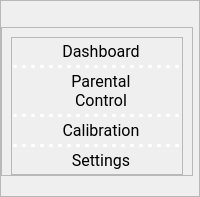
     <widget class="QFrame" name="SideMenuBar">
      <property name="styleSheet">
       <string notr="true"/>
      </property>
      <property name="frameShape">
       <enum>QFrame::StyledPanel</enum>
      </property>
      <property name="frameShadow">
       <enum>QFrame::Raised</enum>
      </property>
      <layout class="QVBoxLayout" name="verticalLayout_9">
       <property name="leftMargin">
        <number>0</number>
       </property>
       <property name="topMargin">
        <number>6</number>
       </property>
       <property name="rightMargin">
        <number>6</number>
       </property>
       <property name="bottomMargin">
        <number>20</number>
       </property>
       <item alignment="Qt::AlignLeft">
        <widget class="QLabel" name="logo_with_title_lbl">
         <property name="sizePolicy">
          <sizepolicy hsizetype="Preferred" vsizetype="Fixed">
           <horstretch>0</horstretch>
           <verstretch>0</verstretch>
          </sizepolicy>
         </property>
         <property name="text">
          <string/>
         </property>
         <property name="pixmap">
          <pixmap resource="resource.qrc">:/icon/new-title-resize.png</pixmap>
         </property>
        </widget>
       </item>
       <item>
        <widget class="QFrame" name="frame">
         <property name="styleSheet">
          <string notr="true">QPushButton {
	background-color: transparent;
}

QPushButton:hover {
background-color: transparent;
}

QPushButton:pressed{
background-color: transparent;}</string>
         </property>
         <property name="frameShape">
          <enum>QFrame::StyledPanel</enum>
         </property>
         <property name="frameShadow">
          <enum>QFrame::Raised</enum>
         </property>
         <layout class="QVBoxLayout" name="verticalLayout_11">
          <property name="bottomMargin">
           <number>0</number>
          </property>
          <item>
           <widget class="QFrame" name="frame1">
            <property name="styleSheet">
             <string notr="true">QFrame {background: rgba(46, 2, 102, 0.5);
border-radius: 25px;
};

</string>
            </property>
            <property name="frameShape">
             <enum>QFrame::StyledPanel</enum>
            </property>
            <property name="frameShadow">
             <enum>QFrame::Raised</enum>
            </property>
            <layout class="QVBoxLayout" name="verticalLayout_8">
             <property name="spacing">
              <number>0</number>
             </property>
             <property name="leftMargin">
              <number>0</number>
             </property>
             <property name="topMargin">
              <number>0</number>
             </property>
             <property name="rightMargin">
              <number>0</number>
             </property>
             <property name="bottomMargin">
              <number>0</number>
             </property>
             <item>
              <widget class="QWidget" name="a_2" native="true">
               <property name="sizePolicy">
                <sizepolicy hsizetype="MinimumExpanding" vsizetype="MinimumExpanding">
                 <horstretch>0</horstretch>
                 <verstretch>0</verstretch>
                </sizepolicy>
               </property>
               <property name="styleSheet">
                <string notr="true"/>
               </property>
               <layout class="QHBoxLayout" name="horizontalLayout_28">
                <property name="spacing">
                 <number>0</number>
                </property>
                <property name="leftMargin">
                 <number>0</number>
                </property>
                <property name="topMargin">
                 <number>0</number>
                </property>
                <property name="rightMargin">
                 <number>0</number>
                </property>
                <property name="bottomMargin">
                 <number>0</number>
                </property>
                <item>
                 <widget class="QPushButton" name="dashboard_btn_2">
                  <property name="font">
                   <font>
                    <family>Roboto</family>
                    <pointsize>12</pointsize>
                   </font>
                  </property>
                  <property name="text">
                   <string>  Dashboard</string>
                  </property>
                  <property name="icon">
                   <iconset resource="resource.qrc">
                    <normaloff>:/icon/icons8-dashboard-layout-48.png</normaloff>:/icon/icons8-dashboard-layout-48.png</iconset>
                  </property>
                  <property name="iconSize">
                   <size>
                    <width>30</width>
                    <height>30</height>
                   </size>
                  </property>
                  <property name="flat">
                   <bool>true</bool>
                  </property>
                 </widget>
                </item>
               </layout>
              </widget>
             </item>
             <item>
              <widget class="Line" name="line_4">
               <property name="styleSheet">
                <string notr="true">border: 3px dotted white;</string>
               </property>
               <property name="orientation">
                <enum>Qt::Horizontal</enum>
               </property>
              </widget>
             </item>
             <item>
              <widget class="QWidget" name="d_2" native="true">
               <property name="sizePolicy">
                <sizepolicy hsizetype="MinimumExpanding" vsizetype="MinimumExpanding">
                 <horstretch>0</horstretch>
                 <verstretch>0</verstretch>
                </sizepolicy>
               </property>
               <layout class="QHBoxLayout" name="horizontalLayout_31">
                <property name="spacing">
                 <number>0</number>
                </property>
                <property name="leftMargin">
                 <number>0</number>
                </property>
                <property name="topMargin">
                 <number>0</number>
                </property>
                <property name="rightMargin">
                 <number>0</number>
                </property>
                <property name="bottomMargin">
                 <number>0</number>
                </property>
                <item>
                 <widget class="QPushButton" name="parental_btn_2">
                  <property name="font">
                   <font>
                    <family>Roboto</family>
                    <pointsize>12</pointsize>
                   </font>
                  </property>
                  <property name="text">
                   <string>  Parental
  Control</string>
                  </property>
                  <property name="icon">
                   <iconset resource="resource.qrc">
                    <normaloff>:/icon/icons8-switches-48.png</normaloff>:/icon/icons8-switches-48.png</iconset>
                  </property>
                  <property name="iconSize">
                   <size>
                    <width>25</width>
                    <height>25</height>
                   </size>
                  </property>
                  <property name="flat">
                   <bool>true</bool>
                  </property>
                 </widget>
                </item>
               </layout>
              </widget>
             </item>
             <item>
              <widget class="Line" name="line_6">
               <property name="styleSheet">
                <string notr="true">border: 3px dotted white;</string>
               </property>
               <property name="orientation">
                <enum>Qt::Horizontal</enum>
               </property>
              </widget>
             </item>
             <item>
              <widget class="QWidget" name="b_2" native="true">
               <property name="sizePolicy">
                <sizepolicy hsizetype="MinimumExpanding" vsizetype="MinimumExpanding">
                 <horstretch>0</horstretch>
                 <verstretch>0</verstretch>
                </sizepolicy>
               </property>
               <layout class="QHBoxLayout" name="horizontalLayout_32">
                <property name="spacing">
                 <number>0</number>
                </property>
                <property name="leftMargin">
                 <number>0</number>
                </property>
                <property name="topMargin">
                 <number>0</number>
                </property>
                <property name="rightMargin">
                 <number>0</number>
                </property>
                <property name="bottomMargin">
                 <number>0</number>
                </property>
                <item>
                 <widget class="QPushButton" name="calibrate_btn_2">
                  <property name="font">
                   <font>
                    <family>Roboto</family>
                    <pointsize>12</pointsize>
                   </font>
                  </property>
                  <property name="text">
                   <string>  Calibration</string>
                  </property>
                  <property name="icon">
                   <iconset resource="resource.qrc">
                    <normaloff>:/icon/icons8-tasks-48.png</normaloff>:/icon/icons8-tasks-48.png</iconset>
                  </property>
                  <property name="iconSize">
                   <size>
                    <width>25</width>
                    <height>25</height>
                   </size>
                  </property>
                  <property name="flat">
                   <bool>true</bool>
                  </property>
                 </widget>
                </item>
               </layout>
              </widget>
             </item>
             <item>
              <widget class="Line" name="line_7">
               <property name="styleSheet">
                <string notr="true">border: 3px dotted white;</string>
               </property>
               <property name="orientation">
                <enum>Qt::Horizontal</enum>
               </property>
              </widget>
             </item>
             <item>
              <widget class="QWidget" name="c_2" native="true">
               <property name="sizePolicy">
                <sizepolicy hsizetype="MinimumExpanding" vsizetype="MinimumExpanding">
                 <horstretch>0</horstretch>
                 <verstretch>0</verstretch>
                </sizepolicy>
               </property>
               <layout class="QHBoxLayout" name="horizontalLayout_33">
                <property name="spacing">
                 <number>0</number>
                </property>
                <property name="leftMargin">
                 <number>0</number>
                </property>
                <property name="topMargin">
                 <number>0</number>
                </property>
                <property name="rightMargin">
                 <number>0</number>
                </property>
                <property name="bottomMargin">
                 <number>0</number>
                </property>
                <item>
                 <widget class="QPushButton" name="settings_btn_2">
                  <property name="font">
                   <font>
                    <family>Roboto</family>
                    <pointsize>12</pointsize>
                   </font>
                  </property>
                  <property name="text">
                   <string>  Settings</string>
                  </property>
                  <property name="icon">
                   <iconset resource="resource.qrc">
                    <normaloff>:/icon/icons8-setting-48.png</normaloff>:/icon/icons8-setting-48.png</iconset>
                  </property>
                  <property name="iconSize">
                   <size>
                    <width>25</width>
                    <height>25</height>
                   </size>
                  </property>
                  <property name="flat">
                   <bool>true</bool>
                  </property>
                 </widget>
                </item>
               </layout>
              </widget>
             </item>
            </layout>
           </widget>
          </item>
         </layout>
        </widget>
       </item>
      </layout>
     </widget>
